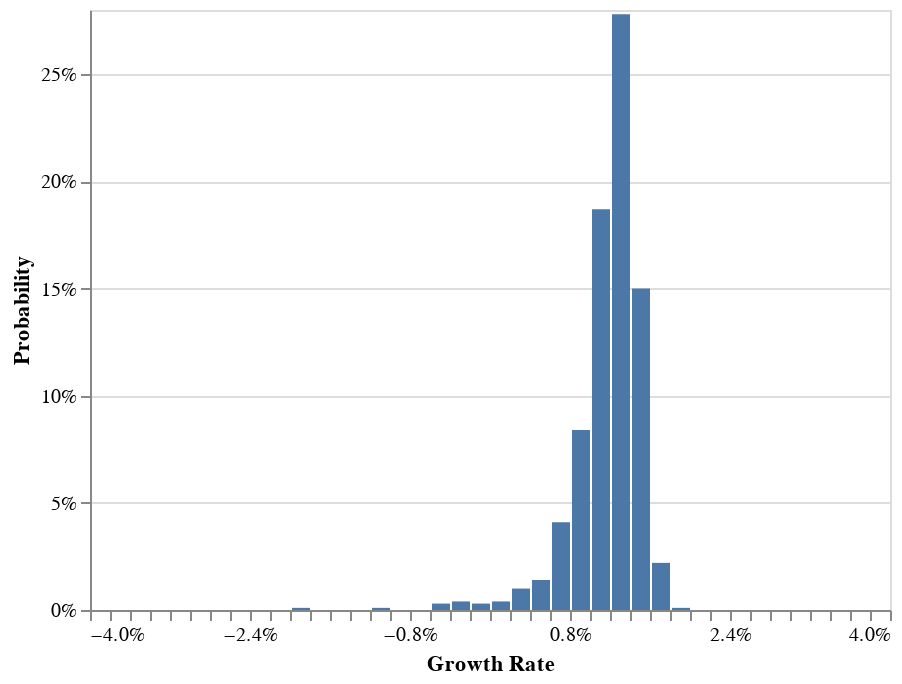

Notebook cell for this chart:
### Code cell
dummy.plot_growth_rate_distribution(
    n_games=N_games, min_max_growth_rate=[-0.04, 0.04], step_size=0.002
)

### Figure 1 — Vega-Lite specification as saved in the notebook (floating-point values rounded to 4 significant figures; data arrays with more than 128 entries replaced by an {"elided": "..."} marker saying what was removed)
{"config": {"view": {"continuousWidth": 400, "continuousHeight": 300}}, "data": {"name": "data-56cb0314239db553fd87a32587c61f07"}, "mark": "bar", "encoding": {"x": {"axis": {"format": "%"}, "bin": {"extent": [-0.04, 0.04], "step": 0.002}, "field": "growth_rates", "title": "Growth Rate", "type": "quantitative"}, "y": {"aggregate": "sum", "axis": {"format": "%"}, "field": "pct", "title": "Probability", "type": "quantitative"}}, "transform": [{"joinaggregate": [{"op": "count", "field": "*", "as": "total"}]}, {"calculate": "1 / datum.total", "as": "pct"}], "$schema": "https://vega.github.io/schema/vega-lite/v4.17.0.json", "datasets": {"data-56cb0314239db553fd87a32587c61f07": {"elided": "1000 records"}}}
